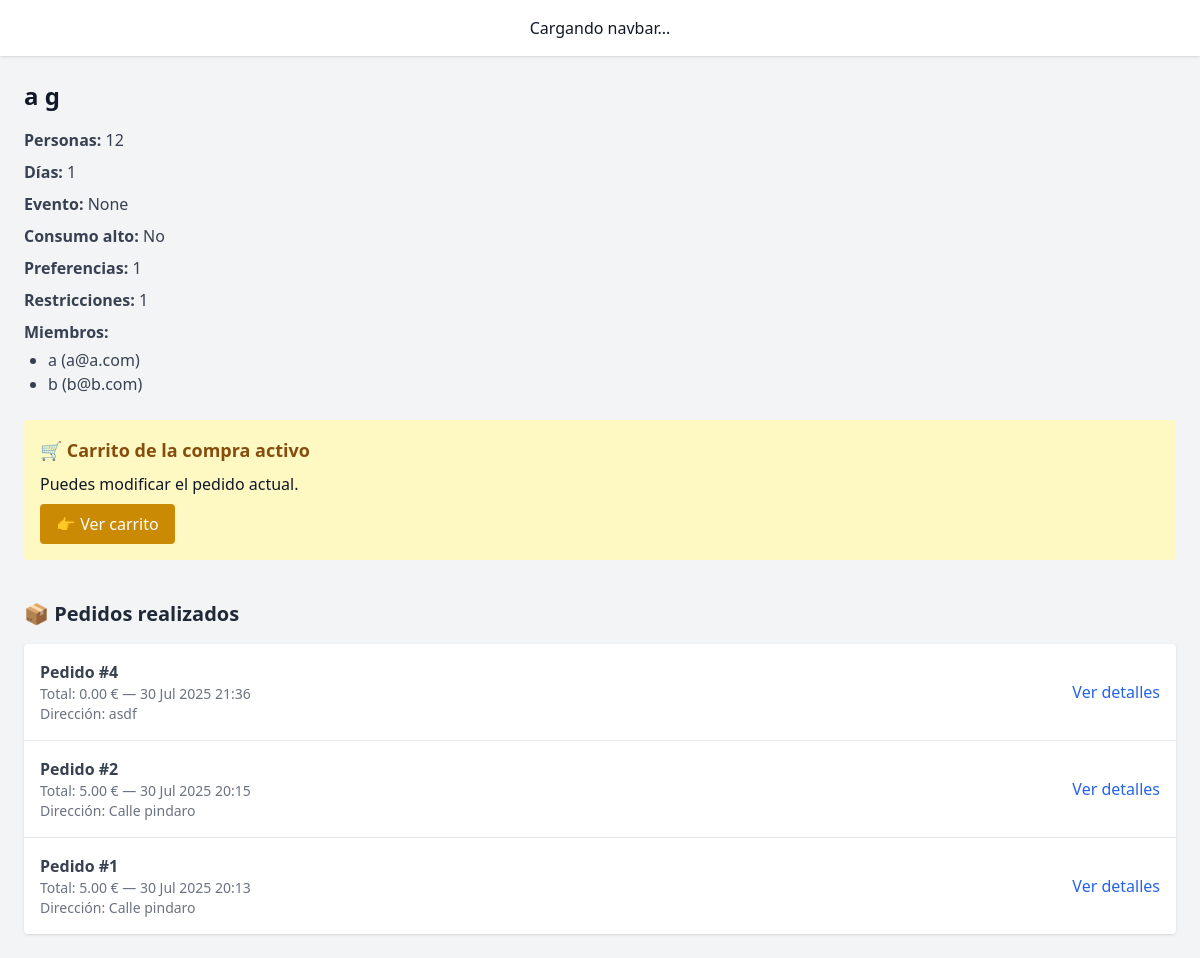
The page /group/1/ (signed in) on the database its author committed.
### core/models/group.py (models this page shows, shortened)
class Group(models.Model):
    name = models.CharField(max_length=100)
    creator = models.ForeignKey(UserAccount, on_delete=models.CASCADE, related_name='owned_groups')
    members = models.ManyToManyField(UserAccount, related_name='groups_in')
    people_count = models.IntegerField()
    duration_days = models.IntegerField()
    preferences = models.TextField(blank=True)
    restrictions = models.TextField(blank=True)
    created_at = models.DateTimeField(auto_now_add=True)
    event_type = models.ForeignKey(EventType, on_delete=models.SET_NULL, null=True, blank=True)
    high_consume = models.BooleanField(default=False)
    invite_code = models.CharField(max_length=10, unique=True, blank=True)

### core/models/user.py (models this page shows, shortened)
class UserAccount(AbstractBaseUser, PermissionsMixin):
    id = models.AutoField(primary_key=True)
    email = models.EmailField(max_length=255, unique=True)
    name = models.CharField(max_length=255)
    surname = models.CharField(max_length=255, blank=True)
    is_active = models.BooleanField(default=True)
    is_staff = models.BooleanField(default=False)
    USERNAME_FIELD = 'email'
    REQUIRED_FIELDS = ['name']
    objects = UserAccountManager()

### core/models/order.py (models this page shows, shortened)
class Order(models.Model):
    group = models.ForeignKey(Group, on_delete=models.CASCADE, related_name='orders')
    created_by = models.ForeignKey(UserAccount, on_delete=models.SET_NULL, null=True, blank=True)
    created_at = models.DateTimeField(auto_now_add=True)
    total_price = models.DecimalField(max_digits=10, decimal_places=2)
    direccion = models.CharField(max_length=255)
    notes = models.TextField(blank=True)
    confirmed = models.BooleanField(default=False)

### core/views.py (the view)
# urls.py: path('group/<int:pk>/', group_detail_view, name='group_detail'),
@csrf_protect
def group_detail_view(request, pk):
    group = get_object_or_404(Group, pk=pk)
    if request.user not in group.members.all():
        return HttpResponseForbidden("No tienes acceso a este grupo.")
    all_users = UserAccount.objects.exclude(id=request.user.id)
    active_cart = group.carts.filter(active=True).first()
    past_carts = group.carts.filter(active=False).order_by('-id')
    past_orders = Order.objects.filter(group=group).order_by('-created_at')
    return render(request, "core/group_detail.html", {
        "group": group,
        "all_users": all_users,
        "active_cart": active_cart,
        "past_carts": past_carts,
        "past_orders": past_orders
    })

### core/templates/core/group_detail.html (shortened to what this page needs)
{% extends "base.html" %}
{% block content %}
<h2 class="text-2xl font-bold mb-4">{{ group.name }}</h2>
<ul class="space-y-2 text-gray-700">
  <li><strong>Personas:</strong> {{ group.people_count }}</li>
  <li><strong>Días:</strong> {{ group.duration_days }}</li>
  <li><strong>Evento:</strong> {{ group.event_type }}</li>
  <li><strong>Consumo alto:</strong> {{ group.high_consume|yesno:"Sí,No" }}</li>
  <li><strong>Preferencias:</strong> {{ group.preferences }}</li>
  <li><strong>Restricciones:</strong> {{ group.restrictions }}</li>
  <li><strong>Miembros:</strong>
    <ul class="list-disc ml-6 mt-1">
      {% for member in group.members.all %}
        <li>{{ member.name }} ({{ member.email }})</li>
      {% empty %}
        <li class="text-gray-500">No hay miembros aún.</li>
      {% endfor %}
    </ul>
  </li>
</ul>
{% if active_cart %}
  <div class="bg-yellow-100 p-4 rounded mt-6">
    <h3 class="text-lg font-bold mb-2 text-yellow-800">🛒 Carrito de la compra activo</h3>
    <p>Puedes modificar el pedido actual.</p>
    <a href="{% url 'cart_edit' active_cart.pk %}" class="mt-2 inline-block bg-yellow-600 text-white px-4 py-2 rounded hover:bg-yellow-700">
      👉 Ver carrito
    </a>
  </div>
{% else %}
  <div class="mt-6">
    <a href="{% url 'cart_create' group.pk %}" class="bg-green-600 text-white px-4 py-2 rounded hover:bg-green-700">
      🛒 Crear carrito de la compra
    </a>
  </div>
{% endif %}
{% if past_orders %}
  <div class="mt-10">
    <h3 class="text-xl font-bold mb-4 text-gray-800">📦 Pedidos realizados</h3>
    <ul class="divide-y divide-gray-200 rounded bg-white shadow">
      {% for order in past_orders %}
        <li class="p-4 flex justify-between items-center hover:bg-gray-50">
          <div>
            <p class="font-semibold text-gray-700">Pedido #{{ order.id }}</p>
            <p class="text-sm text-gray-500">Total: {{ order.total_price|floatformat:2 }} € — {{ order.created_at|date:"d M Y H:i" }}</p>
            <p class="text-sm text-gray-500">Dirección: {{ order.direccion }}</p>
          </div>
          <a href="{% url 'order_detail' order.pk %}" class="text-blue-600 hover:underline">Ver detalles</a>
        </li>
      {% endfor %}
    </ul>
  </div>
{% endif %}
{% endblock %}

### rows shown on the page
Group: name "a g", people_count "12", duration_days "1", event_type "None", high_consume "No", preferences "1", restrictions "1"
UserAccount: name "a", email "a@a.com"
UserAccount: name "b", email "b@b.com"
Order: id "4", total_price "0.00", created_at "30 Jul 2025 21:36", direccion "asdf"
Order: id "2", total_price "5.00", created_at "30 Jul 2025 20:15", direccion "Calle pindaro"
Order: id "1", total_price "5.00", created_at "30 Jul 2025 20:13", direccion "Calle pindaro"
